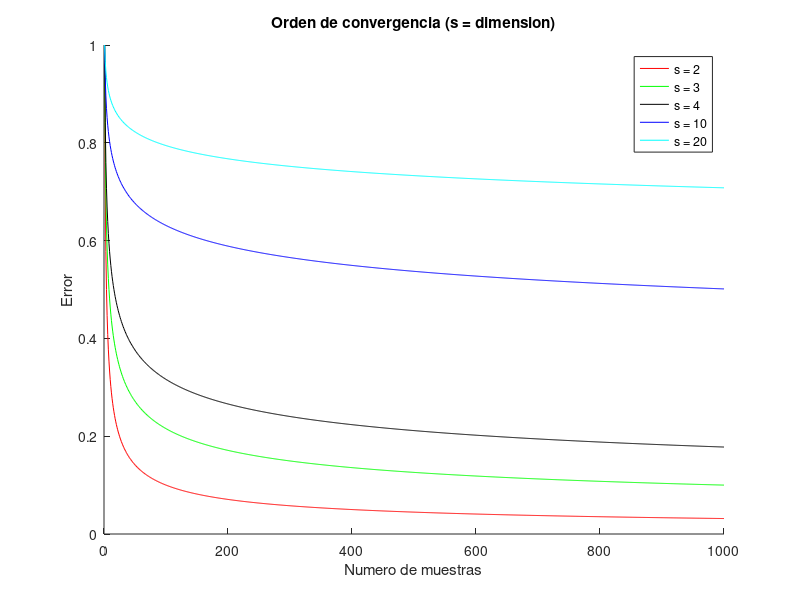

Source code (MATLAB):

N=1000;
x=1:N;

y1=eye(N,1);
y2=eye(N,1);
y3=eye(N,1);
y4=eye(N,1);
y5=eye(N,1);

for i=1:N
  s1=2;s2=3;s3=4;s4=10;s5=20;

  y1(i)=i^(-1/s1);y2(i)=i^(-1/s2);y3(i)=i^(-1/s3);
  y4(i)=i^(-1/s4);
  y5(i)=i^(-1/s5);


endfor
 
hold on; 
plot(x,y1,'r');
plot(x,y2,'g');
plot(x,y3,'k');
plot(x,y4,'b');
plot(x,y5,'c');


xlabel('Numero de muestras');
ylabel('Error');


legend1=sprintf("s = %u",2);
legend2=sprintf("s = %u",3);
legend3=sprintf("s = %u",4);
legend4=sprintf("s = %u",10);
legend5=sprintf("s = %u",20);

legend(legend1,legend2,legend3,legend4,legend5);

ylabel("Error");
title("Orden de convergencia (s = dimension)");
legend('boxon');

print("order-convergencia.png");
